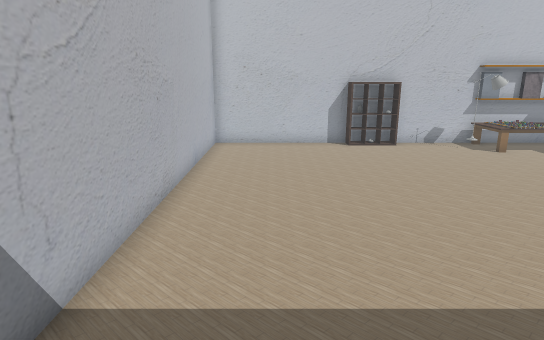
[1] (above)

12 first-person views from a walk through a scene from a Unity 3-D project. The camera is 1.5 m above the floor, tilts 14° down and sees 75° across. The floor is counted in squares, 0.5 m on a side. Each view is taken from the middle of a square. On the plan, view 1 faces up. The plan holds only what a view shows up to about 20 squares ahead; the rest is blank. The player is left out. Some animated figures are left out. Some surface patterns are stand-ins.

[2]
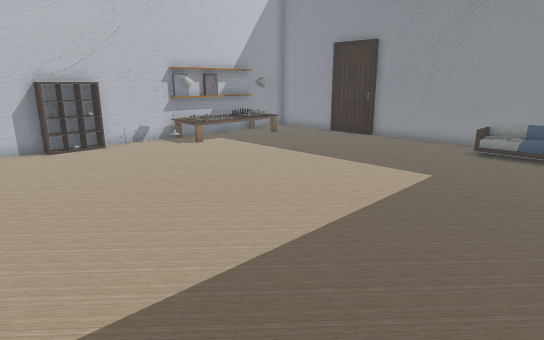

[3]
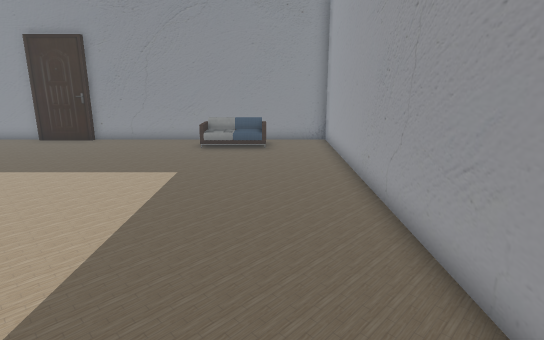

[4]
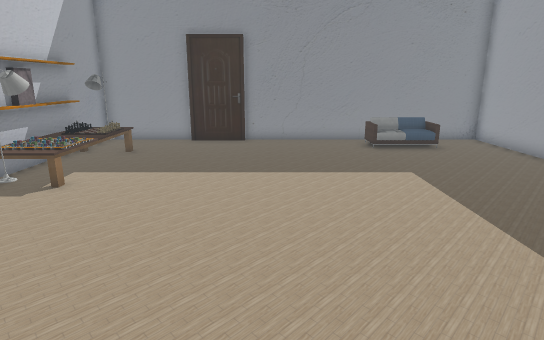

[5]
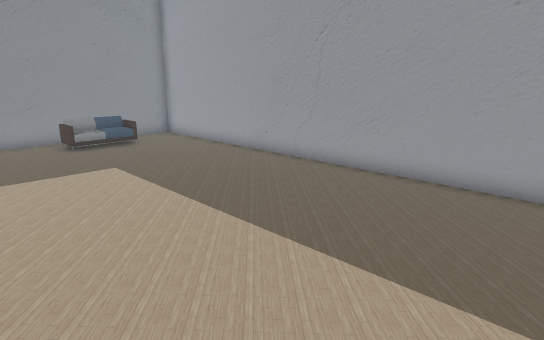

[6]
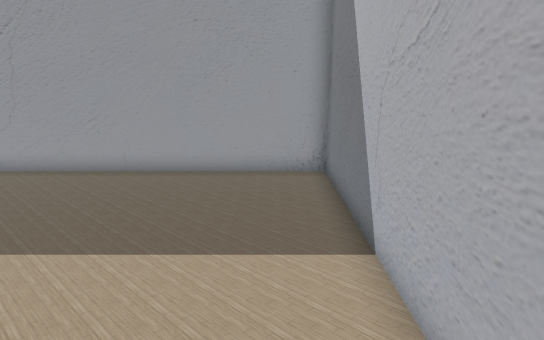

[7]
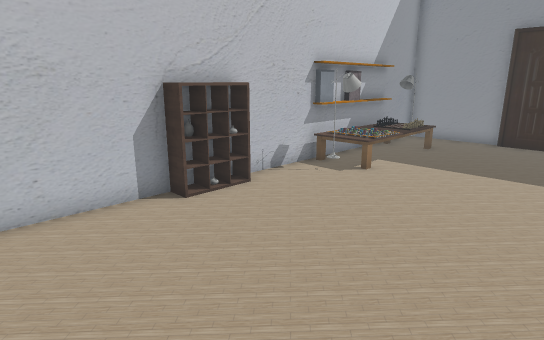

[8]
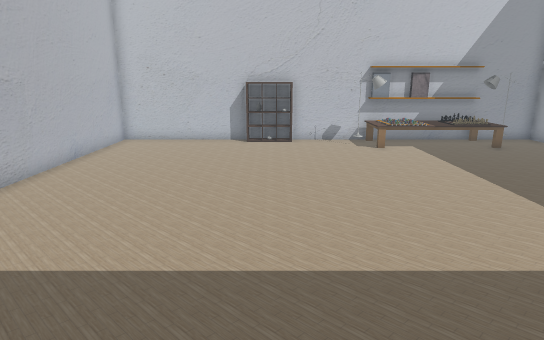

[9]
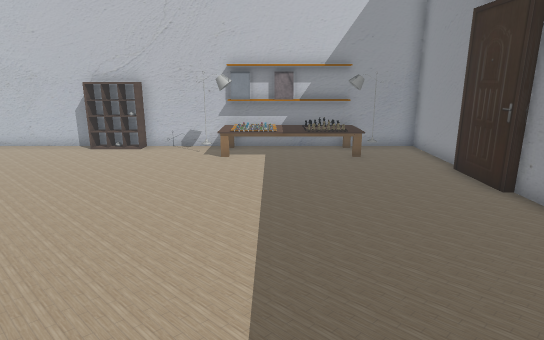

[10]
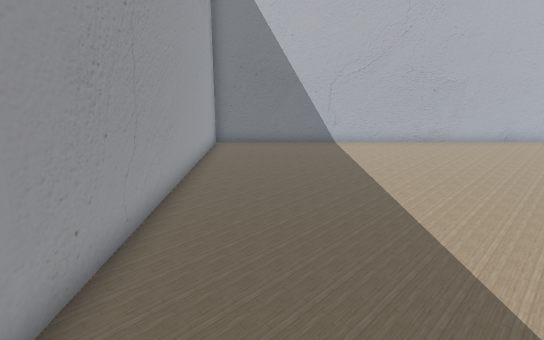

[11]
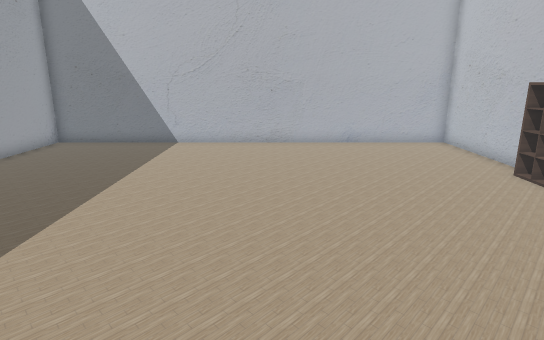

[12]
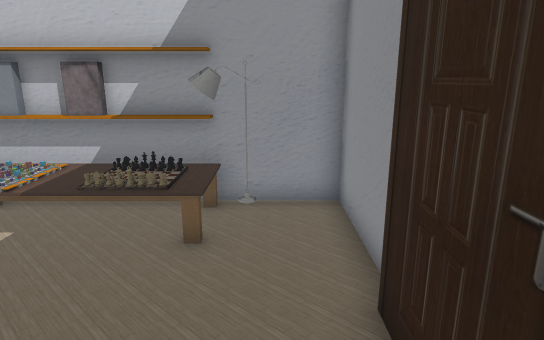

### Floor plan
Points are (right, up) in squares from view 1. A wall is a line through its corners. A room is listed if a view was taken in it or the views show most of it. See-through windows are left out.
Room 1 (views 1, 2, 3, 4, 5, 6, 7, 8, 9, 10, 11, 12)
walls: (9.6, 17.7) (-2.8, 17.7) (-2.8, -1.9) (18.8, -1.9) (18.8, 10.4); (18.4, 10.4) (18.4, 13.2); (13, 17.5) (12.1, 17.5); (15.5, 17.3) (10.4, 17.3); (18.8, 13.2) (18.8, 17.7) (10.4, 17.7)
objects: rack (4, 17) to (6, 17); other object (10, 16); table (10, 17); other object (15, 16) to (16, 17); sofa (18, 2) to (18, 3)

Positions as (right, up) in squares from view 1, and headings:
1: (0, 0), facing up
2: (0, 0), facing up-right
3: (0, 1), facing right
4: (0, 9), facing right
5: (-1, 9), facing down-right
6: (-1, 10), facing down
7: (-1, 9), facing up-right
8: (5, -1), facing up
9: (12, 1), facing up
10: (15, 1), facing left
11: (15, 9), facing left
12: (17, 9), facing up
